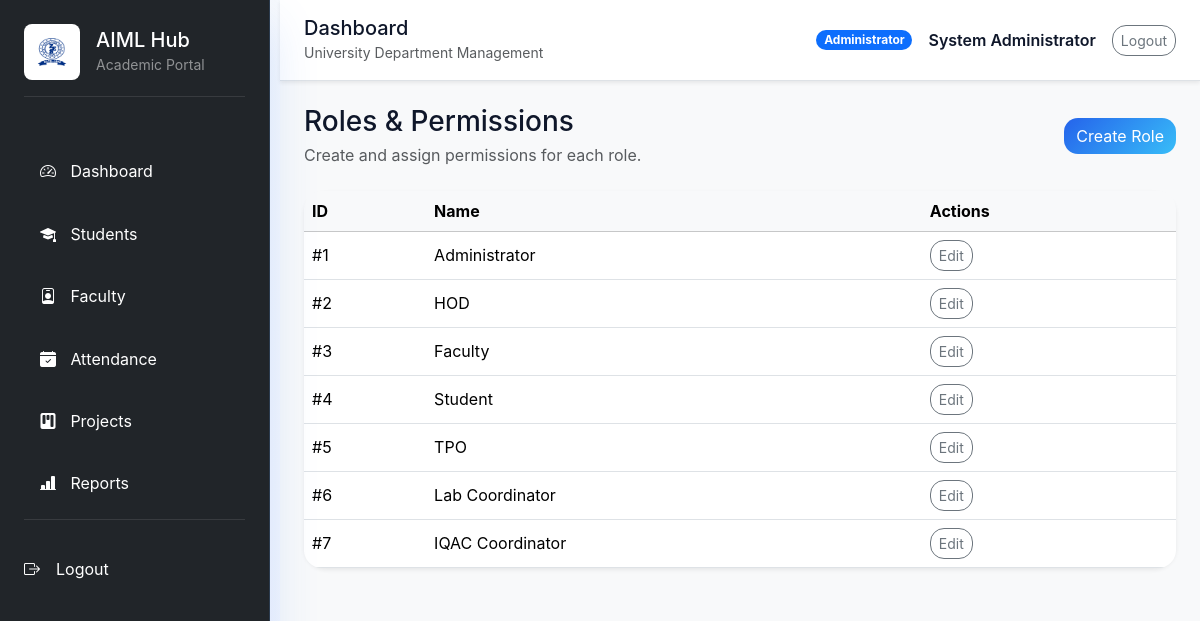
The page /admin/roles/list.php (signed in) on the database its author committed.
### tables this page shows
CREATE TABLE IF NOT EXISTS roles (
  id INT AUTO_INCREMENT PRIMARY KEY,
  name VARCHAR(100) NOT NULL,
  created_at TIMESTAMP DEFAULT CURRENT_TIMESTAMP
);

### includes/functions.php (called while the page is built, shortened)
<?php
if (!function_exists('getCurrentUser')) {
    function getCurrentUser(): array
    {
        return $_SESSION['user'] ?? [];
    }
}
function url(string $path): string
{
    return rtrim(BASE_URL, '/') . '/' . ltrim($path, '/');
}

### admin/roles/list.php (the view, shortened to what this page needs)
<?php
require_once __DIR__ . '/../../includes/header_admin.php';
$pdo = getDbConnection();
$roles = $pdo->query('SELECT * FROM roles ORDER BY id')->fetchAll();
?>
<div class="d-flex justify-content-between align-items-center mb-4">
    <div>
        <h3 class="mb-1">Roles & Permissions</h3>
        <p class="text-muted mb-0">Create and assign permissions for each role.</p>
    </div>
    <a class="btn btn-primary" href="<?= url('/admin/roles/add.php') ?>">Create Role</a>
</div>
<div class="card shadow-sm border-0">
    <div class="table-responsive">
        <table class="table table-hover align-middle mb-0">
            <thead class="table-light">
                <tr><th>ID</th><th>Name</th><th>Actions</th></tr>
            </thead>
            <tbody>
                <?php foreach ($roles as $role): ?>
                    <tr>
                        <td>#<?= $role['id'] ?></td>
                        <td><?= htmlspecialchars($role['name'], ENT_QUOTES, 'UTF-8') ?></td>
                        <td><a class="btn btn-sm btn-outline-secondary" href="edit.php?id=<?= $role['id'] ?>">Edit</a></td>
                    </tr>
                <?php endforeach; ?>
            </tbody>
        </table>
    </div>
</div>
<?php require_once __DIR__ . '/../../includes/footer_admin.php'; ?>

### includes/header_admin.php (shortened to what this page needs)
<?php
require_once __DIR__ . '/auth.php';
require_once __DIR__ . '/functions.php';
$user = getCurrentUser();
?>
<!DOCTYPE html>
<html lang="en">
<head>
    <link href="https://cdn.jsdelivr.net/npm/bootstrap@5.3.3/dist/css/bootstrap.min.css" rel="stylesheet">
    <link href="https://cdn.jsdelivr.net/npm/bootstrap-icons@1.11.3/font/bootstrap-icons.css" rel="stylesheet">
    <link href="<?= url('/assets/css/admin.css') ?>" rel="stylesheet">
</head>
<body>
<div class="admin-layout">
    <aside class="sidebar bg-dark text-white p-4">
        <div class="sidebar-brand mb-5 d-flex align-items-center gap-3">
            <div class="sidebar-logo rounded-3 d-flex align-items-center justify-content-center overflow-hidden bg-white">
                <img src="<?= url('/assets/images/image.png') ?>" alt="AIML Hub Logo" class="img-fluid" />
            </div>
            <div>
                <h5 class="mb-0">AIML Hub</h5>
                <small class="text-muted text-white-50">Academic Portal</small>
            </div>
        </div>
        <ul class="nav flex-column sidebar-nav">
            <li class="nav-item"><a class="nav-link text-white" href="<?= url('/admin/dashboard/') ?>"><i class="bi bi-speedometer2"></i>Dashboard</a></li>
            <li class="nav-item"><a class="nav-link text-white" href="<?= url('/admin/users/list.php') ?>"><i class="bi bi-mortarboard-fill"></i>Students</a></li>
            <li class="nav-item"><a class="nav-link text-white" href="<?= url('/admin/roles/list.php') ?>"><i class="bi bi-person-badge"></i>Faculty</a></li>
            <li class="nav-item"><a class="nav-link text-white" href="<?= url('/admin/settings/') ?>"><i class="bi bi-calendar-check-fill"></i>Attendance</a></li>
            <li class="nav-item"><a class="nav-link text-white" href="<?= url('/admin/backup/') ?>"><i class="bi bi-kanban-fill"></i>Projects</a></li>
            <li class="nav-item"><a class="nav-link text-white" href="<?= url('/admin/reports/') ?>"><i class="bi bi-bar-chart-line-fill"></i>Reports</a></li>
        </ul>
        <div class="mt-auto pt-4 sidebar-footer">
            <a class="nav-link text-white px-0" href="<?= url('/logout.php') ?>"><i class="bi bi-box-arrow-right me-3"></i>Logout</a>
        </div>
    </aside>
    <main class="content-area bg-light">
        <nav class="navbar navbar-expand-lg bg-white border-bottom px-4 py-3 shadow-sm">
            <div class="d-flex justify-content-between w-100 align-items-center">
                <div>
                    <h5 class="mb-0">Dashboard</h5>
                    <small class="text-muted">University Department Management</small>
                </div>
                <div class="d-flex align-items-center gap-3">
                    <span class="badge bg-primary"><?= htmlspecialchars($user['role_name'] ?? $user['role'] ?? 'Admin', ENT_QUOTES, 'UTF-8') ?></span>
                    <span class="fw-semibold"><?= htmlspecialchars($user['full_name'] ?? $user['name'] ?? 'Administrator', ENT_QUOTES, 'UTF-8') ?></span>
                    <a class="btn btn-outline-secondary btn-sm" href="<?= url('/logout.php') ?>">Logout</a>
                </div>
            </div>
        </nav>
        <div class="content-body p-4">

### includes/footer_admin.php (shortened to what this page needs)
        </div>
    </main>
</div>
</body>
</html>

### assets/css/admin.css (style rules this page uses)
html, body { height: 100%; }
body { font-family: 'Inter', 'Poppins', 'Segoe UI', sans-serif; background: linear-gradient(135deg, #f8fafc 0%, #eef2ff 100%); color: #0f172a; overflow-x: hidden; }
.admin-layout { display: flex; min-height: 100vh; }
.sidebar { width: 280px; min-height: 100vh; background: linear-gradient(180deg, #dbeafe 0%, #bfdbfe 100%); position: fixed; top: 0; left: 0; bottom: 0; overflow-y: auto; overflow-x: hidden; box-shadow: 8px 0 30px rgba(59, 130, 246, 0.12); z-index: 100; }
.content-area { flex: 1; display: flex; flex-direction: column; min-height: 100vh; margin-left: 280px; background: #f8fafc; }
.content-body { overflow-y: auto; flex: 1; }
html { scroll-behavior: smooth; }
.sidebar { width: 270px; min-height: 100vh; background: rgba(219, 234, 254, 0.92); backdrop-filter: blur(20px); box-shadow: 0 25px 45px rgba(59, 130, 246, 0.18); border-right: 1px solid rgba(96, 165, 250, 0.18); }
.sidebar .nav-link { border-radius: 14px; padding: 0.8rem 1rem; transition: all 0.25s ease; }
.navbar { background: rgba(255,255,255,0.72) !important; backdrop-filter: blur(18px); border: 1px solid rgba(255,255,255,0.5); box-shadow: 0 12px 30px rgba(15, 23, 42, 0.08); }
.card { border: none; border-radius: 22px; box-shadow: 0 18px 40px rgba(15, 23, 42, 0.08); background: rgba(255,255,255,0.8); backdrop-filter: blur(18px); }
.btn, .form-control, .form-select { border-radius: 14px; }
.btn-primary { background: linear-gradient(135deg, #2563eb 0%, #38bdf8 100%); border: none; }
.table-responsive { border-radius: 18px; overflow: hidden; }
.badge { border-radius: 999px; }
.sidebar-brand { padding-bottom: 1rem; border-bottom: 1px solid rgba(255, 255, 255, 0.1); }
.sidebar-logo { width: 56px; height: 56px; background: rgba(255, 255, 255, 0.08); }
.sidebar-logo img { width: 100%; height: 100%; object-fit: contain; }
.sidebar-nav .nav-link { color: rgba(255, 255, 255, 0.95); border-radius: 16px; padding: 0.9rem 1rem; margin-bottom: 0.6rem; display: flex; align-items: center; gap: 0.9rem; transition: all 0.25s ease; }
.sidebar-footer { border-top: 1px solid rgba(255, 255, 255, 0.1); }
.navbar { background: #ffffff !important; border: none; }
.content-body { flex: 1; overflow-y: auto; }

### rows shown on the page
roles: id "1", name "Administrator"
roles: id "2", name "HOD"
roles: id "3", name "Faculty"
roles: id "4", name "Student"
roles: id "5", name "TPO"
roles: id "6", name "Lab Coordinator"
roles: id "7", name "IQAC Coordinator"

### other values the page prints
$user['role_name'] "Administrator"
$user['full_name'] "System Administrator"
